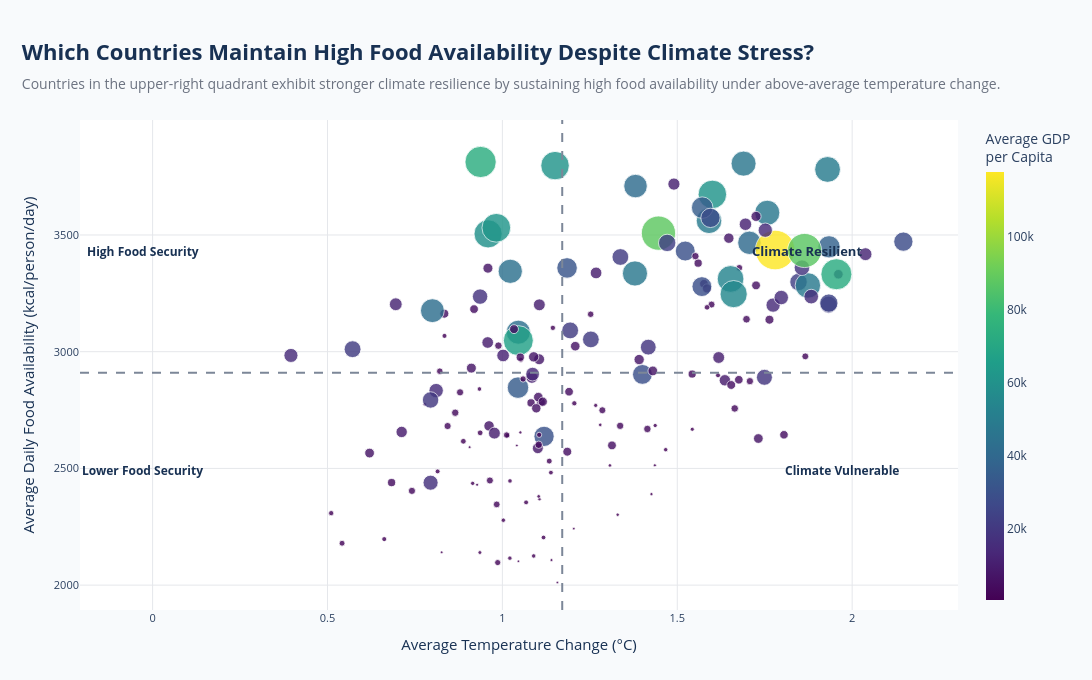

The cell this chart's notebook holds for it:
### Code cell
# ==========================================================
# AQ4 - Climate Resilience Quadrant Analysis
# ==========================================================

import plotly.express as px

# Median reference lines
temp_median = aq4_df["Average_Temperature"].median()
calorie_median = aq4_df["Average_Calories"].median()

fig = px.scatter(
    aq4_df,
    x="Average_Temperature",
    y="Average_Calories",
    size="Average_GDP",
    hover_name="Country",
    size_max=28,
    color="Average_GDP",
    color_continuous_scale="Viridis"
)

fig.update_traces(
    marker=dict(
        opacity=0.82,
        line=dict(
            color="white",
            width=0.8
        )
    )
)

# Quadrant Lines
fig.add_vline(
    x=temp_median,
    line_dash="dash",
    line_color="#7C8798",
    line_width=2
)

fig.add_hline(
    y=calorie_median,
    line_dash="dash",
    line_color="#7C8798",
    line_width=2
)

# Quadrant Labels
fig.add_annotation(
    x=temp_median+0.7,
    y=calorie_median+520,
    text="<b>Climate Resilient</b>",
    showarrow=False,
    font=dict(size=13,color="#183153")
)

fig.add_annotation(
    x=temp_median-1.2,
    y=calorie_median+520,
    text="<b>High Food Security</b>",
    showarrow=False,
    font=dict(size=12,color="#183153")
)

fig.add_annotation(
    x=temp_median+0.8,
    y=calorie_median-420,
    text="<b>Climate Vulnerable</b>",
    showarrow=False,
    font=dict(size=12,color="#183153")
)

fig.add_annotation(
    x=temp_median-1.2,
    y=calorie_median-420,
    text="<b>Lower Food Security</b>",
    showarrow=False,
    font=dict(size=12,color="#183153")
)

fig.update_layout(

    template="plotly_white",

    width=1100,
    height=680,

    paper_bgcolor=BG,
    plot_bgcolor="white",

    title=dict(
        text="<b>Which Countries Maintain High Food Availability Despite Climate Stress?</b>"
             "<br><span style='font-size:14px;color:#6B7280'>Countries in the upper-right quadrant exhibit stronger climate resilience by sustaining high food availability under above-average temperature change.</span>",
        x=0.02,
        font=dict(
            size=22,
            color="#183153"
        )
    ),

    xaxis=dict(
        title="Average Temperature Change (°C)",
        title_font=dict(size=15,color="#183153"),
        tickfont=dict(size=11),
        gridcolor=COLOR_GRID,
        zeroline=False
    ),

    yaxis=dict(
        title="Average Daily Food Availability (kcal/person/day)",
        title_font=dict(size=15,color="#183153"),
        tickfont=dict(size=11),
        gridcolor=COLOR_GRID,
        zeroline=False
    ),

    coloraxis_colorbar=dict(
        title=dict(
            text="Average GDP<br>per Capita",
            side="top"
        ),
        thickness=18
    ),

    margin=dict(
        l=80,
        r=80,
        t=120,
        b=70
    )
)

fig.show(config={"displayModeBar":False})

### Figure 1 — Plotly figure (JSON) as saved in the notebook; plotly's stock layout.template omitted (floating-point values rounded to 4 significant figures; data arrays with more than 128 entries replaced by an {"elided": "..."} marker saying what was removed)
{"data": [{"hovertemplate": "<b>%{hovertext}</b><br><br>Average_Temperature=%{x}<br>Average_Calories=%{y}<br>Average_GDP=%{marker.color}<extra></extra>", "hovertext": {"elided": "172 str values"}, "legendgroup": "", "marker": {"color": {"elided": "172 float values"}, "coloraxis": "coloraxis", "line": {"color": "white", "width": 0.8}, "opacity": 0.82, "size": {"elided": "172 float values"}, "sizemode": "area", "sizeref": 150.1, "symbol": "circle"}, "mode": "markers", "name": "", "orientation": "v", "showlegend": false, "type": "scatter", "x": {"elided": "172 float values"}, "xaxis": "x", "y": {"elided": "172 float values"}, "yaxis": "y"}], "layout": {"annotations": [{"font": {"color": "#183153", "size": 13}, "showarrow": false, "text": "<b>Climate Resilient</b>", "x": 1.871, "y": 3430.0}, {"font": {"color": "#183153", "size": 12}, "showarrow": false, "text": "<b>High Food Security</b>", "x": -0.02889, "y": 3430.0}, {"font": {"color": "#183153", "size": 12}, "showarrow": false, "text": "<b>Climate Vulnerable</b>", "x": 1.971, "y": 2490.0}, {"font": {"color": "#183153", "size": 12}, "showarrow": false, "text": "<b>Lower Food Security</b>", "x": -0.02889, "y": 2490.0}], "coloraxis": {"colorbar": {"thickness": 18, "title": {"side": "top", "text": "Average GDP<br>per Capita"}}, "colorscale": [[0, "#440154"], [0.1111, "#482878"], [0.2222, "#3e4989"], [0.3333, "#31688e"], [0.4444, "#26828e"], [0.5556, "#1f9e89"], [0.6667, "#35b779"], [0.7778, "#6ece58"], [0.8889, "#b5de2b"], [1, "#fde725"]]}, "height": 680, "legend": {"itemsizing": "constant", "tracegroupgap": 0}, "margin": {"b": 70, "l": 80, "r": 80, "t": 120}, "paper_bgcolor": "#F8FAFC", "plot_bgcolor": "white", "shapes": [{"line": {"color": "#7C8798", "dash": "dash", "width": 2}, "type": "line", "x0": 1.171, "x1": 1.171, "xref": "x", "y0": 0, "y1": 1, "yref": "y domain"}, {"line": {"color": "#7C8798", "dash": "dash", "width": 2}, "type": "line", "x0": 0, "x1": 1, "xref": "x domain", "y0": 2910.0, "y1": 2910.0, "yref": "y"}], "title": {"font": {"color": "#183153", "size": 22}, "text": "<b>Which Countries Maintain High Food Availability Despite Climate Stress?</b><br><span style='font-size:14px;color:#6B7280'>Countries in the upper-right quadrant exhibit stronger climate resilience by sustaining high food availability under above-average temperature change.</span>", "x": 0.02}, "width": 1100, "xaxis": {"anchor": "y", "domain": [0, 1], "gridcolor": "#E5E7EB", "tickfont": {"size": 11}, "title": {"font": {"color": "#183153", "size": 15}, "text": "Average Temperature Change (°C)"}, "zeroline": false}, "yaxis": {"anchor": "x", "domain": [0, 1], "gridcolor": "#E5E7EB", "tickfont": {"size": 11}, "title": {"font": {"color": "#183153", "size": 15}, "text": "Average Daily Food Availability (kcal/person/day)"}, "zeroline": false}}}
